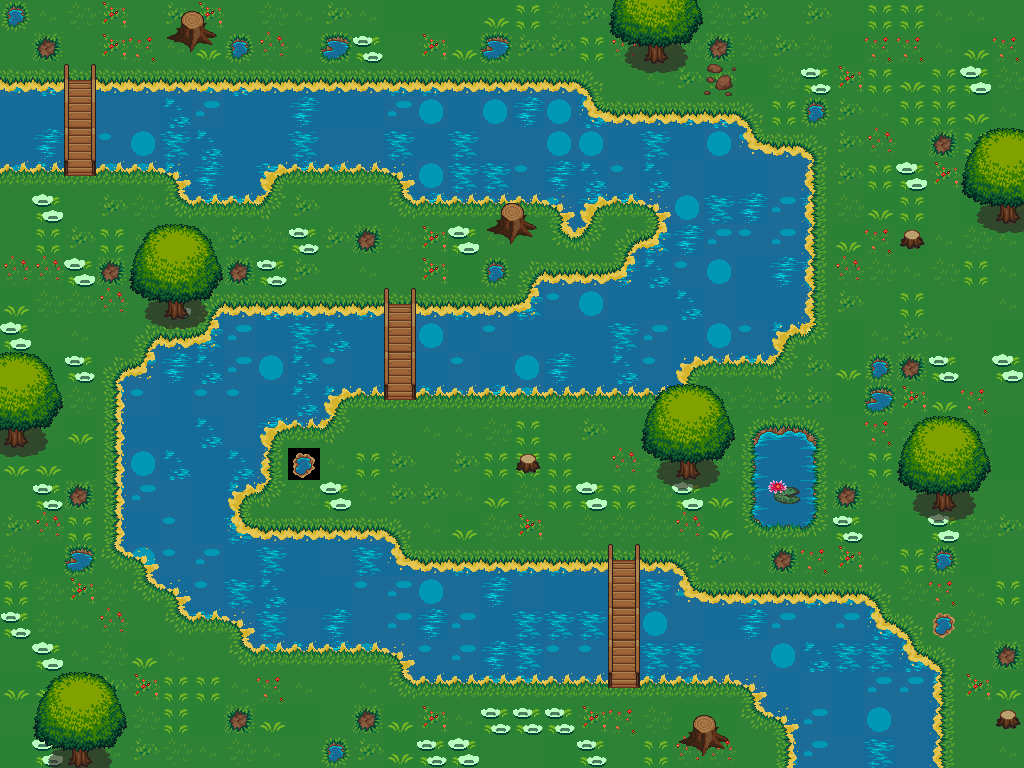

Below is a game level as drawn by its tile map, then a one-line description and the .tmx that defines it (tile-layer data replaced by summaries):
An orthogonal 32x24 tile map with 32x32 px tiles, 6 tile layers (Road, River, Dirt, Grass, ...).

<map version="1.0" orientation="orthogonal" renderorder="right-down" width="32" height="24" tilewidth="32" tileheight="32" nextobjectid="3">
 <tileset firstgid="1" name="terrain_atlas" tilewidth="32" tileheight="32">
  <image source="terrain_atlas.png" width="1024" height="1024" />
  <terraintypes>
   <terrain name="Water" tile="565" />
   <terrain name="Sand" tile="385" />
   <terrain name="Grass" tile="181" />
   <terrain name="New Terrain" tile="-1" />
  </terraintypes>
  <tile id="22" terrain="2,2,2," />
  <tile id="23" terrain="2,2,,2" />
  <tile id="54" terrain="2,,2,2" />
  <tile id="55" terrain=",2,2,2" />
  <tile id="85" terrain=",,,2" />
  <tile id="86" terrain=",,2,2" />
  <tile id="87" terrain=",,2," />
  <tile id="117" terrain=",2,,2" />
  <tile id="118" terrain="2,2,2,2" />
  <tile id="119" terrain="2,,2," />
  <tile id="149" terrain=",2,," />
  <tile id="150" terrain="2,2,," />
  <tile id="151" terrain="2,,," />
  <tile id="181" terrain="2,2,2,2" />
  <tile id="182" terrain="2,2,2,2" />
  <tile id="183" terrain="2,2,2,2" />
  <tile id="213" terrain="2,2,2," />
  <tile id="214" terrain="2,2,,2" />
  <tile id="245" terrain="2,,2,2" />
  <tile id="246" terrain=",2,2,2" />
  <tile id="289" terrain="1,1,1," />
  <tile id="290" terrain="1,1,,1" />
  <tile id="321" terrain="1,,1,1" />
  <tile id="322" terrain=",1,1,1" />
  <tile id="352" terrain=",,,1" />
  <tile id="353" terrain=",,1,1" />
  <tile id="354" terrain=",,1," />
  <tile id="384" terrain=",1,,1" />
  <tile id="385" terrain="1,1,1,1" />
  <tile id="386" terrain="1,,1," />
  <tile id="391" terrain="0,0,0,0" />
  <tile id="416" terrain=",1,," />
  <tile id="417" terrain="1,1,," />
  <tile id="418" terrain="1,,," />
  <tile id="451" terrain="0,0,0,0" />
  <tile id="452" terrain="0,0,0,0" />
  <tile id="453" terrain="0,0,0,0" />
  <tile id="456" terrain="0,0,0,0" />
  <tile id="470" terrain="0,0,0,0" />
  <tile id="565" terrain="0,0,0,0" />
  <tile id="566" terrain="0,0,0,0" />
  <tile id="567" terrain="0,0,0,0" />
 </tileset>
 <layer name="Road" width="32" height="24">
  <data>[768 cells, 363 non-empty, 12 distinct tile ids]</data>
 </layer>
 <layer name="River" width="32" height="24">
  <data>[768 cells, 366 non-empty, 9 distinct tile ids]</data>
 </layer>
 <layer name="Dirt" width="32" height="24">
  <data>[768 cells, 168 non-empty, 12 distinct tile ids]</data>
 </layer>
 <layer name="Grass" width="32" height="24">
  <data>[768 cells, 570 non-empty, 31 distinct tile ids]</data>
 </layer>
 <layer name="Tree bases" width="32" height="24">
  <data>[768 cells, 64 non-empty, 22 distinct tile ids]</data>
 </layer>
 <layer name="Tree Tops and Bridges" width="32" height="24">
  <data>[768 cells, 68 non-empty, 13 distinct tile ids]</data>
 </layer>
 <objectgroup name="Collisions" />
</map>
